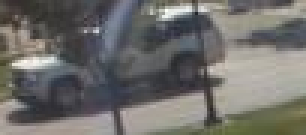
%> input picture IntroToImageProcessing/A5/carIm.bmp, 102 x 45 px (shown 3 times larger)
$ octave --eval "result = CS6640_Laws(imread('../A5/carIm.bmp'));"   (GNU Octave 9; MATLAB toolbox functions it lacks are replaced by stand-ins)
%> lines starting %> are read from the running program, lines starting %| are printed output that depends on the picture
function T = CS6640_Laws(im)
% CS6640_Laws - compute texture parameters
% On input:
%    im (MxN array): input image
% On output:
%    T (M*Nx10 array): texture parameters
%      each texture parameter is a column vector in T
% Call:
%   T = CS6640_Laws(im);
% Author:
%    Jake Bergquist
%    UU
%    Fall 2018

L7 = [1 6 15 20 15 6 1];
E7 = [-1 -4 -5 0 5 4 1];
S7 = [-1 -2 1 4 1 -2 -1];
W7 = [-1 0 3 0 -3 0 1];
R7 = [1 -2 -1 4 -1 -2 1];
O7 = [-1 6 -15 20 -15 6 -1];

%{
fileters to generate

i. L7,L7
ii. L7,E7
iii. L7,S7
iv. L7,W7
v. L7,R7
vi. L7,O7
vii. E7,E7
viii. W7,R7
ix. W7, O7
x. mean
%}


f1 = L7' * L7;
f2 = L7' * E7;
f3 = L7' * S7;
f4 = L7' * W7;
f5 = L7' * R7;
f6 = L7' * O7;
f7 = E7' * E7;
f8 = W7' * R7;
f9 = W7' * O7;
f10 = fspecial('average',7);
filters = {f1,f2,f3,f4,f5,f6,f7,f8,f9,f10};
origSz1 = size(im,1);
%> origSz1 = 45
origSz2 = size(im,2);
%> origSz2 = 102
grayIm = rgb2gray(im);
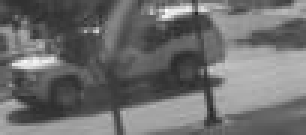
%> grayIm: size 45x102 uint8 (shown 3 times larger); min 37, max 253, mean 110.2
T = zeros(origSz1*origSz2,10);
for filt = 1:10
   convIm = conv2(grayIm,filters{filt});
   convIm = abs(convIm(4:end-3,4:end-3));
   convIm = conv2(convIm,filters{10});
   convIm = abs(convIm(4:end-3,4:end-3));
   T(:,filt) = convIm(:);
end
%> this loop made 10 passes
%> pass 1, in CS6640_Laws, `convIm = conv2(grayIm,filters{filt});`:
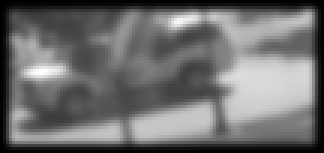
%> convIm: size 51x108 double (shown 3 times larger); min 70, max 866017, mean 375999.1; drawn with min black and max white
%> pass 1, in CS6640_Laws, `convIm = abs(convIm(4:end-3,4:end-3));`:
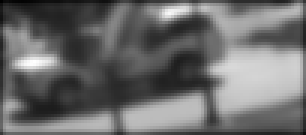
%> convIm: size 45x102 double (shown 3 times larger); min 124424, max 866017, mean 437590; drawn with min black and max white
%> pass 1, in CS6640_Laws, `convIm = conv2(convIm,filters{10});`:
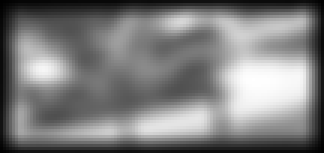
%> convIm: size 51x108 double (shown 3 times larger); min 2539.3, max 737692.8, mean 364658.4; drawn with min black and max white
%> pass 1, in CS6640_Laws, `convIm = abs(convIm(4:end-3,4:end-3));`:
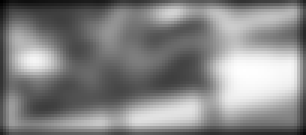
%> convIm: size 45x102 double (shown 3 times larger); min 71294.8, max 737692.8, mean 417539.8; drawn with min black and max white
end

$ run again, on IntroToImageProcessing/A5/handSegCar.png
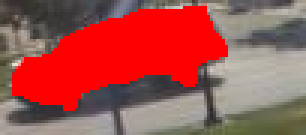
%> input picture IntroToImageProcessing/A5/handSegCar.png, 102 x 45 px (shown 3 times larger)
%> in CS6640_Laws, `grayIm = rgb2gray(im);`:
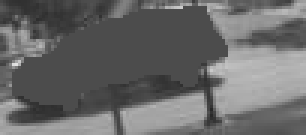
%> grayIm: size 45x102 uint8 (shown 3 times larger); min 39, max 227, mean 105.4
%> the loop in CS6640_Laws, `for filt = 1:10` made 10 passes
%> pass 1, in CS6640_Laws, `convIm = abs(convIm(4:end-3,4:end-3));`:
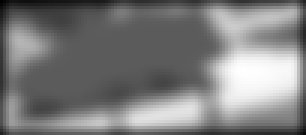
%> convIm: size 45x102 double (shown 3 times larger); min 71294.8, max 737680.5, mean 398478; drawn with min black and max white
